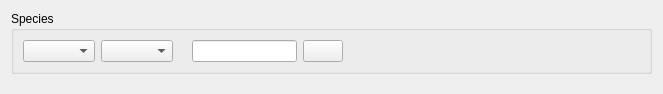
<?xml version="1.0" encoding="UTF-8"?>
<ui version="4.0">
 <class>BoundaryConditionsScalar</class>
 <widget class="QWidget" name="BoundaryConditionsScalar">
  <property name="geometry">
   <rect>
    <x>0</x>
    <y>0</y>
    <width>659</width>
    <height>94</height>
   </rect>
  </property>
  <property name="windowTitle">
   <string>Form</string>
  </property>
  <layout class="QGridLayout" name="gridLayout">
   <item row="0" column="0">
    <widget class="QGroupBox" name="groupBox">
     <property name="title">
      <string>Species</string>
     </property>
     <layout class="QHBoxLayout" name="horizontalLayout_2">
      <item>
       <layout class="QHBoxLayout" name="horizontalLayout">
        <item>
         <widget class="QComboBox" name="comboBoxScalar"/>
        </item>
        <item>
         <widget class="QComboBox" name="comboBoxScalarChoice"/>
        </item>
        <item>
         <spacer name="horizontalSpacer">
          <property name="orientation">
           <enum>Qt::Horizontal</enum>
          </property>
          <property name="sizeHint" stdset="0">
           <size>
            <width>16</width>
            <height>20</height>
           </size>
          </property>
         </spacer>
        </item>
        <item>
         <widget class="QLineEdit" name="lineEditScalar"/>
        </item>
        <item>
         <widget class="FormulaButton" name="pushButtonScalar">
          <property name="text">
            <string/>
          </property>
          <property name="icon">
            <iconset>
              <normaloff>:data/icons/22x22/edit-find-replace.png</normaloff>:data/icons/22x22/edit-find-replace.png</iconset>
          </property>
         </widget>
        </item>
       </layout>
      </item>
      <item>
       <spacer name="horizontalSpacer_3">
        <property name="orientation">
         <enum>Qt::Horizontal</enum>
        </property>
        <property name="sizeHint" stdset="0">
         <size>
          <width>303</width>
          <height>20</height>
         </size>
        </property>
       </spacer>
      </item>
     </layout>
    </widget>
   </item>
   <item row="1" column="0">
    <spacer>
     <property name="orientation">
      <enum>Qt::Vertical</enum>
     </property>
     <property name="sizeHint" stdset="0">
      <size>
       <width>641</width>
       <height>16</height>
      </size>
     </property>
    </spacer>
   </item>
  </layout>
 </widget>
 <customwidgets>
  <customwidget>
   <class>FormulaButton</class>
   <extends>QPushButton</extends>
   <header>code_saturne.gui.base.FormulaButton</header>
  </customwidget>
 </customwidgets>
 <resources/>
 <connections/>
</ui>
